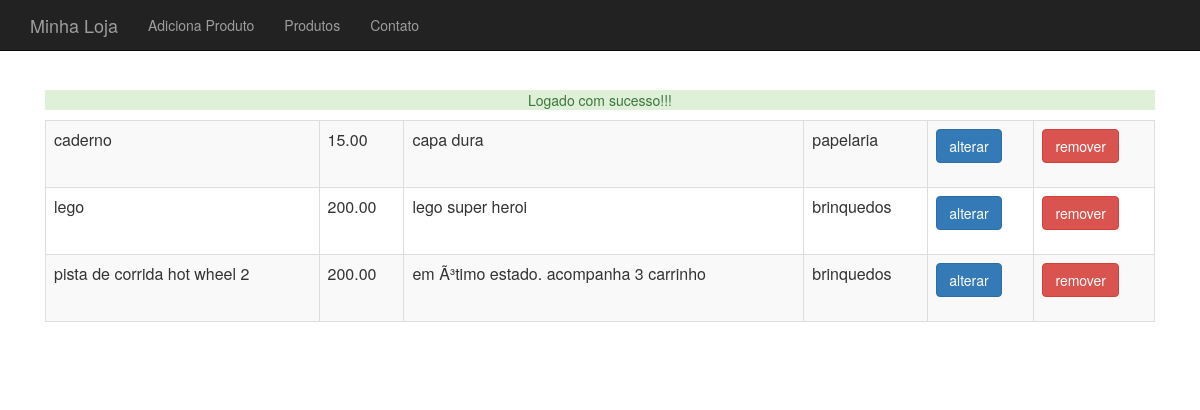
/produto-lista.php (signed in), run on the app's committed database.
### tables this page shows
CREATE TABLE `produtos` (
  `id` int(11) NOT NULL,
  `nome` varchar(255) DEFAULT NULL,
  `preco` decimal(10,2) DEFAULT NULL,
  `descricao` text,
  `categoria_id` int(11) DEFAULT NULL,
  `usado` tinyint(1) DEFAULT '0'
);

CREATE TABLE `categorias` (
  `id` int(11) NOT NULL,
  `nome` varchar(255) DEFAULT NULL
);

### banco-produto.php (called while the page is built, shortened)
<?php
function listaProdutos($conexao) {
    $produtos = array();
    $resultado = mysqli_query($conexao, "select p.*, c.nome as categoria_nome from produtos as p join categorias as c on p.categoria_id = c.id");
    while($produto = mysqli_fetch_assoc($resultado)) {
        array_push($produtos, $produto);
    }
    return $produtos;
}

### produto-lista.php (the view, shortened to what this page needs)
<?php
require_once("cabecalho.php");
require_once("banco-produto.php");
require_once ("logica-usuario.php"); ?>
<table class="table table-striped table-bordered">
    <?php
        $produtos = listaProdutos($conexao);
        foreach($produtos as $produto) :
    ?>
    <tr>
        <td><?= $produto['nome'] ?></td>
        <td><?= $produto['preco'] ?></td>
        <td><?= substr($produto['descricao'], 0, 40) ?></td>
        <td><?= $produto['categoria_nome'] ?></td>
        <td><a class="btn btn-primary" href="produto-altera-formulario.php?id=<?=$produto['id']?>">alterar</a></td>
        <td>
            <form action="remove-produto.php" method="post">
                <button class="btn btn-danger">remover</button>
            </form>
        </td>
    </tr>
    <?php
        endforeach
    ?>
</table>
<?php require_once("rodape.php"); ?>

### css/loja.css (style rules this page uses)
body { padding-top: 50px; }

### data on the page
produtos: nome "caderno", preco "15.00", descricao "capa dura", categoria.nome "papelaria"
produtos: nome "lego", preco "200.00", descricao "lego super heroi", categoria.nome "brinquedos"
produtos: nome "pista de corrida hot wheel 2", preco "200.00", descricao "em Ã³timo estado. acompanha 3 carrinho", categoria.nome "brinquedos"

### other printed values
$_SESSION[$tipo] "Logado com sucesso!!!"
